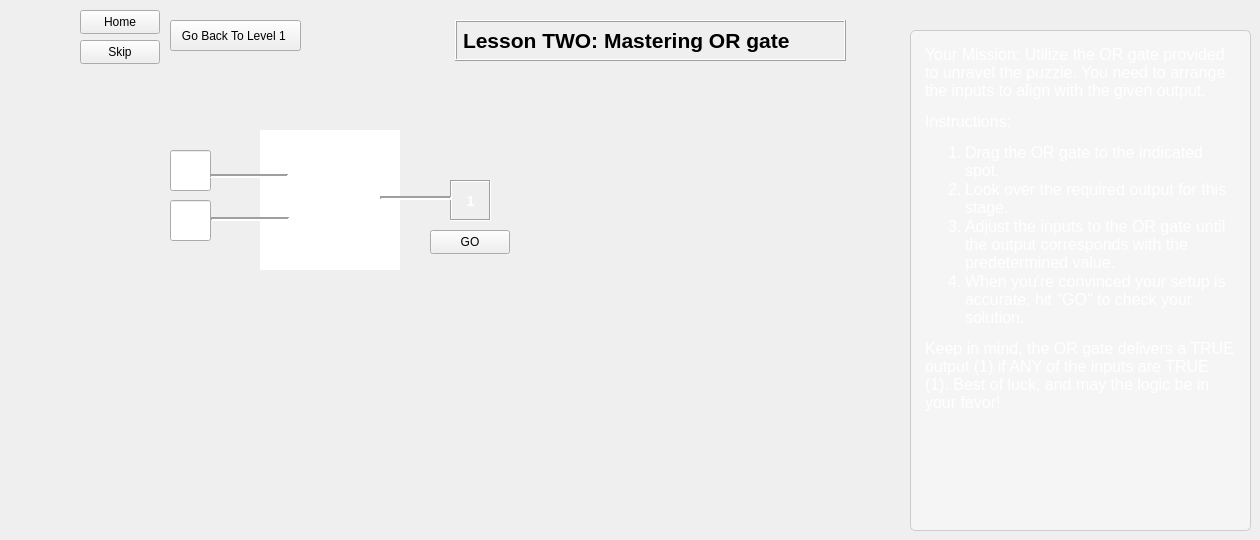
   <widget class="QWidget" name="level2">
    <widget class="QPushButton" name="backToLevel1">
     <property name="geometry">
      <rect>
       <x>170</x>
       <y>20</y>
       <width>131</width>
       <height>31</height>
      </rect>
     </property>
     <property name="font">
      <font>
       <pointsize>9</pointsize>
      </font>
     </property>
     <property name="text">
      <string>Go Back To Level 1 </string>
     </property>
    </widget>
    <widget class="QPushButton" name="homeButton_2">
     <property name="geometry">
      <rect>
       <x>80</x>
       <y>10</y>
       <width>80</width>
       <height>24</height>
      </rect>
     </property>
     <property name="text">
      <string>Home</string>
     </property>
    </widget>
    <widget class="QLabel" name="label_4">
     <property name="geometry">
      <rect>
       <x>450</x>
       <y>180</y>
       <width>41</width>
       <height>41</height>
      </rect>
     </property>
     <property name="font">
      <font>
       <pointsize>11</pointsize>
       <bold>true</bold>
      </font>
     </property>
     <property name="styleSheet">
      <string notr="true">color: white;</string>
     </property>
     <property name="frameShape">
      <enum>QFrame::Box</enum>
     </property>
     <property name="frameShadow">
      <enum>QFrame::Sunken</enum>
     </property>
     <property name="text">
      <string>1</string>
     </property>
     <property name="alignment">
      <set>Qt::AlignCenter</set>
     </property>
    </widget>
    <widget class="CustomLineEdit" name="levelTwoInput1">
     <property name="geometry">
      <rect>
       <x>170</x>
       <y>150</y>
       <width>41</width>
       <height>41</height>
      </rect>
     </property>
     <property name="alignment">
      <set>Qt::AlignCenter</set>
     </property>
    </widget>
    <widget class="QLabel" name="label_5">
     <property name="geometry">
      <rect>
       <x>455</x>
       <y>20</y>
       <width>391</width>
       <height>41</height>
      </rect>
     </property>
     <property name="font">
      <font>
       <pointsize>16</pointsize>
       <bold>true</bold>
      </font>
     </property>
     <property name="frameShape">
      <enum>QFrame::Box</enum>
     </property>
     <property name="frameShadow">
      <enum>QFrame::Raised</enum>
     </property>
     <property name="text">
      <string>Lesson TWO: Mastering OR gate</string>
     </property>
     <property name="textFormat">
      <enum>Qt::MarkdownText</enum>
     </property>
    </widget>
    <widget class="QPushButton" name="skipButton_2">
     <property name="geometry">
      <rect>
       <x>80</x>
       <y>40</y>
       <width>80</width>
       <height>24</height>
      </rect>
     </property>
     <property name="text">
      <string>Skip</string>
     </property>
    </widget>
    <widget class="QPushButton" name="goButtonLevelTwo">
     <property name="geometry">
      <rect>
       <x>430</x>
       <y>230</y>
       <width>80</width>
       <height>24</height>
      </rect>
     </property>
     <property name="text">
      <string>GO</string>
     </property>
    </widget>
    <widget class="CustomLineEdit" name="levelTwoInput2">
     <property name="geometry">
      <rect>
       <x>170</x>
       <y>200</y>
       <width>41</width>
       <height>41</height>
      </rect>
     </property>
     <property name="alignment">
      <set>Qt::AlignCenter</set>
     </property>
    </widget>
    <widget class="Custom_GraphicsView" name="gateOneLevel2">
     <property name="geometry">
      <rect>
       <x>260</x>
       <y>130</y>
       <width>140</width>
       <height>140</height>
      </rect>
     </property>
     <property name="frameShape">
      <enum>QFrame::NoFrame</enum>
     </property>
     <property name="lineWidth">
      <number>1</number>
     </property>
    </widget>
    <widget class="Line" name="line_5">
     <property name="geometry">
      <rect>
       <x>211</x>
       <y>211</y>
       <width>78</width>
       <height>16</height>
      </rect>
     </property>
     <property name="frameShadow">
      <enum>QFrame::Sunken</enum>
     </property>
     <property name="lineWidth">
      <number>2</number>
     </property>
     <property name="orientation">
      <enum>Qt::Horizontal</enum>
     </property>
    </widget>
    <widget class="Line" name="line_6">
     <property name="geometry">
      <rect>
       <x>210</x>
       <y>168</y>
       <width>78</width>
       <height>16</height>
      </rect>
     </property>
     <property name="frameShadow">
      <enum>QFrame::Sunken</enum>
     </property>
     <property name="lineWidth">
      <number>2</number>
     </property>
     <property name="orientation">
      <enum>Qt::Horizontal</enum>
     </property>
    </widget>
    <widget class="Line" name="line_4">
     <property name="geometry">
      <rect>
       <x>380</x>
       <y>190</y>
       <width>71</width>
       <height>16</height>
      </rect>
     </property>
     <property name="frameShadow">
      <enum>QFrame::Sunken</enum>
     </property>
     <property name="lineWidth">
      <number>2</number>
     </property>
     <property name="orientation">
      <enum>Qt::Horizontal</enum>
     </property>
    </widget>
    <widget class="QTextBrowser" name="textBrowser_2">
     <property name="geometry">
      <rect>
       <x>910</x>
       <y>30</y>
       <width>341</width>
       <height>501</height>
      </rect>
     </property>
     <property name="styleSheet">
      <string notr="true">QTextBrowser {
  background-color: #f5f5f5; /* Light grey background */
  color: #333333; /* Dark grey text */
  border: 1px solid #cccccc; /* Light grey border */
  border-radius: 5px; /* Rounded corners */
  padding: 10px; /* Spacing between text and border */
  font-family: 'Segoe UI'; /* Modern font */
  font-size: 12pt; /* Font size */
}

QTextBrowser::hover {
  border-color: #a0a0a0; /* Darker border on hover */
}

QTextBrowser QScrollBar:vertical {
  border: none;
  background: #e0e0e0; /* Scrollbar track color */
  width: 10px; /* Width of the scrollbar */
  margin: 10px 0 10px 0; /* Top and bottom margin */
  border-radius: 4px; /* Rounded corners for scrollbar */
}

QTextBrowser QScrollBar::handle:vertical {
  background: #a5d6a7; /* Color of the scrollbar handle */
  min-height: 20px; /* Minimum handle size */
  border-radius: 4px; /* Rounded corners for handle */
}

QTextBrowser QScrollBar::handle:vertical:hover {
  background: #81c784; /* Scrollbar handle color when hovered */
}

QTextBrowser QScrollBar::add-line:vertical,
QTextBrowser QScrollBar::sub-line:vertical {
  border: none;
  background: none; /* No arrows at the top and bottom */
}

QTextBrowser QScrollBar::add-page:vertical,
QTextBrowser QScrollBar::sub-page:vertical {
  background: none; /* No background for the area between handle and buttons */
}</string>
     </property>
     <property name="html">
      <string>&lt;!DOCTYPE HTML PUBLIC &quot;-//W3C//DTD HTML 4.0//EN&quot; &quot;http://www.w3.org/TR/REC-html40/strict.dtd&quot;&gt;
&lt;html&gt;&lt;head&gt;&lt;meta name=&quot;qrichtext&quot; content=&quot;1&quot; /&gt;&lt;meta charset=&quot;utf-8&quot; /&gt;&lt;style type=&quot;text/css&quot;&gt;
p, li { white-space: pre-wrap; }
hr { height: 1px; border-width: 0; }
li.unchecked::marker { content: &quot;\2610&quot;; }
li.checked::marker { content: &quot;\2612&quot;; }
&lt;/style&gt;&lt;/head&gt;&lt;body style=&quot; font-family:'Segoe UI'; font-size:12pt; font-weight:400; font-style:normal;&quot;&gt;
&lt;p style=&quot; margin-top:12px; margin-bottom:12px; margin-left:0px; margin-right:0px; -qt-block-indent:0; text-indent:0px;&quot;&gt;&lt;span style=&quot; color:#ffffff;&quot;&gt;Your Mission: Utilize the OR gate provided to unravel the puzzle. You need to arrange the inputs to align with the given output.&lt;/span&gt;&lt;/p&gt;
&lt;p style=&quot; margin-top:12px; margin-bottom:12px; margin-left:0px; margin-right:0px; -qt-block-indent:0; text-indent:0px;&quot;&gt;&lt;span style=&quot; color:#ffffff;&quot;&gt;Instructions:&lt;/span&gt;&lt;/p&gt;
&lt;ol style=&quot;margin-top: 0px; margin-bottom: 0px; margin-left: 0px; margin-right: 0px; -qt-list-indent: 1;&quot;&gt;
&lt;li style=&quot; color:#ffffff;&quot; style=&quot; margin-top:12px; margin-bottom:0px; margin-left:0px; margin-right:0px; -qt-block-indent:0; text-indent:0px;&quot;&gt;Drag the OR gate to the indicated spot.&lt;/li&gt;
&lt;li style=&quot; color:#ffffff;&quot; style=&quot; margin-top:0px; margin-bottom:0px; margin-left:0px; margin-right:0px; -qt-block-indent:0; text-indent:0px;&quot;&gt;Look over the required output for this stage.&lt;/li&gt;
&lt;li style=&quot; color:#ffffff;&quot; style=&quot; margin-top:0px; margin-bottom:0px; margin-left:0px; margin-right:0px; -qt-block-indent:0; text-indent:0px;&quot;&gt;Adjust the inputs to the OR gate until the output corresponds with the predetermined value.&lt;/li&gt;
&lt;li style=&quot; color:#ffffff;&quot; style=&quot; margin-top:0px; margin-bottom:12px; margin-left:0px; margin-right:0px; -qt-block-indent:0; text-indent:0px;&quot;&gt;When you're convinced your setup is accurate, hit &amp;quot;GO&amp;quot; to check your solution.&lt;/li&gt;&lt;/ol&gt;
&lt;p style=&quot; margin-top:12px; margin-bottom:12px; margin-left:0px; margin-right:0px; -qt-block-indent:0; text-indent:0px;&quot;&gt;&lt;span style=&quot; color:#ffffff;&quot;&gt;Keep in mind, the OR gate delivers a TRUE output (1) if ANY of the inputs are TRUE (1). Best of luck, and may the logic be in your favor!&lt;/span&gt;&lt;/p&gt;&lt;/body&gt;&lt;/html&gt;</string>
     </property>
    </widget>
   </widget>
